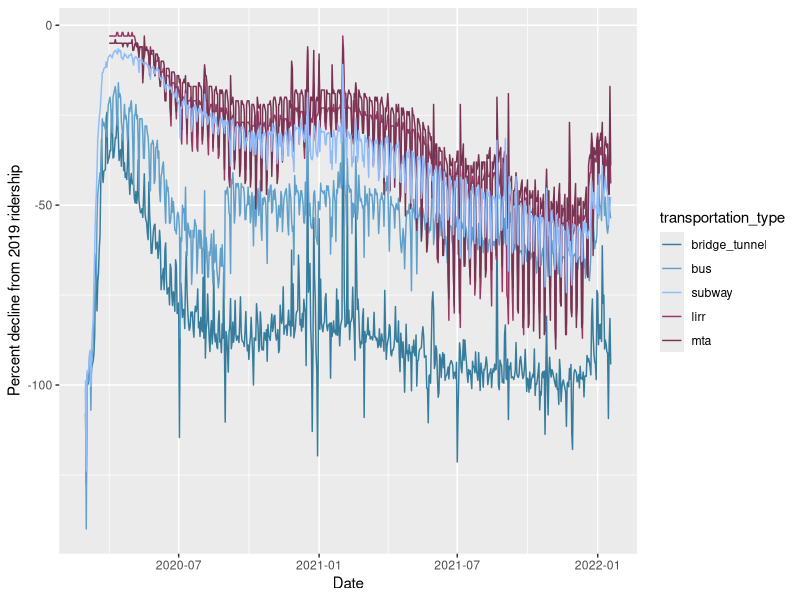

The R script that drew this image:
## ---- chunk 1

knitr::opts_chunk$set(
  eval = TRUE,
  echo = TRUE,
  message = FALSE,
  error = FALSE,
  warning = FALSE
)

## ---- chunk 2

library(tidyverse)

## ---- chunk 3

# enter code to import and summarize your data frame variables here.

d <- read_csv("MTA_recent_ridership_data.csv")
glimpse(d)


## ---- chunk 4

new_names <- 
  paste(
    rep(c('subway', 'bus', 'lirr', 
          'mta', 'access_ride', 'bridge_tunnel'), 
        each = 2), 
    rep(c("total", "change"), 
        times = 6), 
    sep = '_'
    )

colnames(d) <- c('date', new_names)

## ---- chunk 5

d <- d %>% 
  mutate( date = as.Date(date, format = '%m/%d/%Y') ) %>%
  mutate( mta_total = as.numeric(mta_total) ) %>%
  mutate_if( is.character, str_replace_all, pattern = '%', replacement = '' ) %>%
  mutate_if( is.character, as.numeric )

## ---- chunk 6
sum(is.na(d))
## ---- chunk 7
d <- d %>%
  select( contains(c('date', 'change')) ) %>%
  rename_with(~ gsub('_change', '', .x) )
## ---- chunk 8
d <- d %>%  
pivot_longer(cols = c("subway", "bus", "lirr", "mta", "access_ride","bridge_tunnel"), 
             names_to = "transportation_type", 
             values_to = "change") 
d[,3] = -d[,3]

## ---- chunk 9


d %>%
  filter(
    
    d$transportation_type != "access_ride"
    
  ) %>%

  ggplot(aes(x=date, y=change, group=transportation_type)) +
  
  scale_color_manual(
    breaks = c('bridge_tunnel', 'bus', 'subway', 'lirr', 'mta'),
    values = c('#367C9D', '#61A0CA', '#91BBF9', '#993865', '#773452')
  ) +
  
  labs(
    x = 'Date',
    y = 'Percent decline from 2019 ridership'
  ) +
  
  geom_line(aes(color = transportation_type))
  

